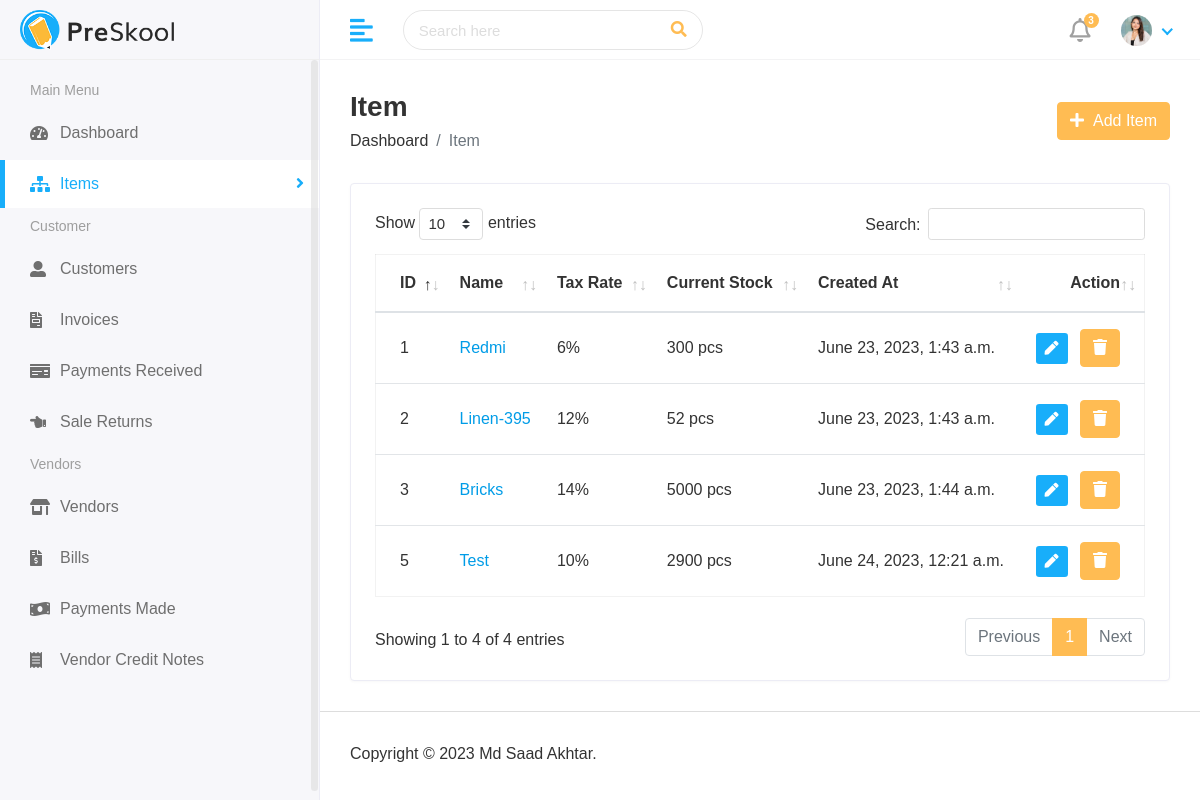
Before: /finance/view_items/ with the older database file.
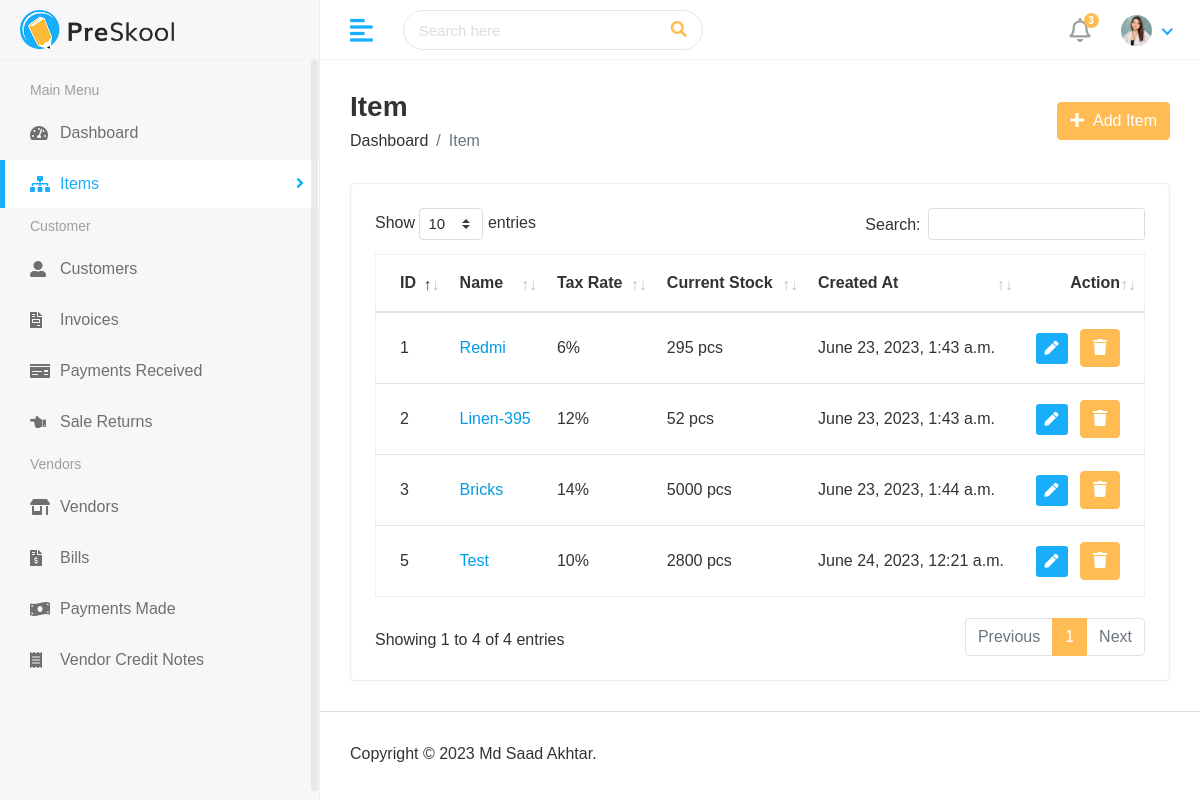
After: the same page with the newer database file.
### finance/models.py (models this page shows, shortened)
class Item(models.Model):
    name = models.CharField(_("name"), max_length=50)
    image = models.ImageField(upload_to="media/item_images",null=True)
    item_group = models.ForeignKey(ItemGroup,on_delete=models.CASCADE)
    hsn_code = models.IntegerField()
    unit = models.CharField(max_length=10)
    unit_plural = models.CharField(max_length=10)
    state_tax_rate = models.IntegerField()
    current_stock = models.IntegerField()
    min_stock = models.IntegerField(default=10)
    created_at = models.DateTimeField(auto_now_add=True,null = True)
    updated_at = models.DateTimeField(auto_now_add=True,null = True)

### finance/views.py (the view)
# urls.py: path('view_items/',views.view_items,name="view_items"),
def view_items(request):
    items = Item.objects.all()
    context = {
        "items":items
    }
    return render(request,"hod/view_items.html", context)

### finance/templates/hod/view_items.html (shortened to what this page needs)
{% extends 'base.html' %} {% block content %}
<div class="main-wrapper">
  <div class="page-wrapper">
    <div class="content container-fluid">
      <div class="page-header">
        <div class="row align-items-center">
          <div class="col">
            <h3 class="page-title">Item</h3>
            <ul class="breadcrumb">
              <li class="breadcrumb-item">
                <a href="{% url 'finance_dashboard' %}">Dashboard</a>
              </li>
              <li class="breadcrumb-item active">Item</li>
            </ul>
          </div>
          <div class="col-auto text-right float-right ml-auto">
            <a href="{% url 'add_items' %}" class="btn btn-primary"
              ><i class="fas fa-plus"></i> &nbsp;Add Item
            </a>
          </div>
        </div>
      </div>
      <div class="row">
        <div class="col-sm-12">
          <div class="card card-table">
            <div class="card-body">
              <div class="table-responsive">
                <table id="table_id" class="table table-hover table-center mb-0">
                    <thead>
                      <tr>
                        <th>ID</th>
                        <th>Name</th>
                        <th>Tax Rate</th>
                        <th>Current Stock</th>
                        <th>Created At</th>
                        <th class="text-right">Action</th>
                      </tr>
                    </thead>
                    <tbody>
                      {% for i in items %}
                      <tr>
                        <td>{{i.id}}</td>
                        <td><a href="{% url 'view_items_id' i.id %}">{{i.name}}</a></td>
                        <td>{{i.state_tax_rate}}%</td>
                        <td>{{i.current_stock}}
                            {% if i.current_stock == 1  %}
                                {{i.unit}}
                            {% else %}
                                {{i.unit_plural}}
                            {% endif %}
                        </td>
                        <td>{{i.created_at}}</td>
                        <td class="text-right">
                          <div class="actions">
                            <a
                              href="{% url 'edit_item' i.id %}"
                              class="btn btn-sm bg-success-light mr-2"
                            >
                              <i class="fas fa-pen"></i>
                            </a>
                            <button type="button" class="btn btn-primary" data-toggle="modal" data-target="#modal-{{i.id}}">
                              <i class="fa fa-trash" aria-hidden="true"></i>
                            </button>
                          </div>
                        </td>
                      </tr>
                      {% endfor %}
                    </tbody>
                  </table>
              </div>
            </div>
          </div>
        </div>
      </div>
    </div>
    {% endblock content %}

Changed rows visible on the page:
changed Item "Redmi": current_stock "300" → "295"
changed Item "Test": current_stock "2900" → "2800"
